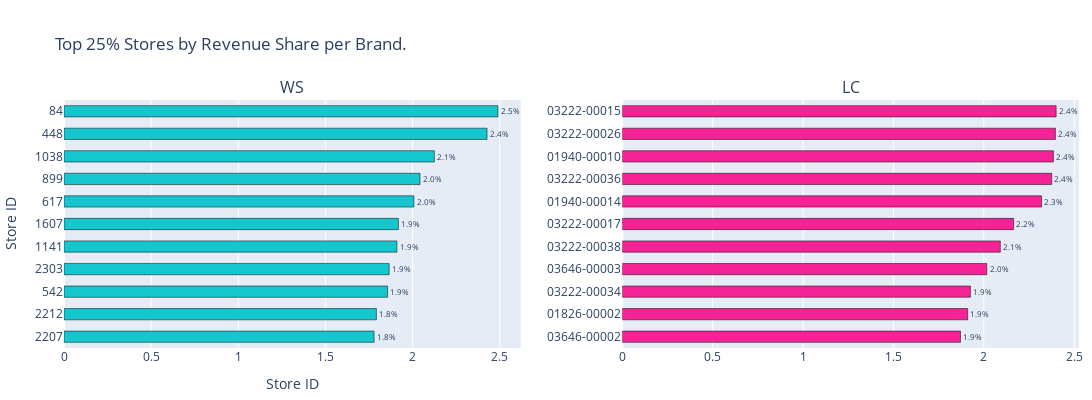

The cell this chart's notebook holds for it:
### Code cell
from plotly.subplots import make_subplots
import plotly.graph_objects as go

# Unique brands
brands = top_stores['Brand'].unique()

# Create subplot layout
fig = make_subplots(
    rows=1, cols=len(brands),
    subplot_titles=brands,
    shared_yaxes=False
)

# Add bar plots for each brand
for i, brand in enumerate(brands):
    brand_df = top_stores[top_stores['Brand'] == brand].sort_values(by='RevenueSharePct', ascending=True)

    fig.add_trace(
        go.Bar(
            x=brand_df['RevenueSharePct'],
            y=brand_df['StoreID'].astype(str),
            orientation='h',
            text=brand_df['RevenueSharePct'].round(1).astype(str) + '%',
            textfont=dict(size=10),
            textposition='outside',
            marker=dict(
                color=brand_colors.get(brand, 'gray'),
                line=dict(width=0.5, color='black')  # Slight border for thinner bars
            ),
            width=0.5,  # Reduce bar thickness
            name=brand,
            showlegend=False
        ),
        row=1, col=i + 1
    )

# Layout tweaks
fig.update_layout(
    height=400,  # Increased from 500
    width=1200,
    title_text="Top 25% Stores by Revenue Share per Brand.",
    margin=dict(t=100, l=10, r=10, b=50),  # More top margin
)

# Label each y-axis
for i in range(len(brands)):
    fig['layout'][f'yaxis{i+1}']['title'] = 'Store ID'
    break
# Label each y-axis
for i in range(len(brands)):
    fig['layout'][f'xaxis{i+1}']['title'] = 'Store ID'
    break

fig.write_image('store_performace.png')
fig.show()

### Figure 1 — Plotly figure (JSON) as saved in the notebook; plotly's stock layout.template omitted (floating-point values rounded to 4 significant figures)
{"data": [{"marker": {"color": "rgb(22, 198, 206)", "line": {"color": "black", "width": 0.5}}, "name": "WS", "orientation": "h", "showlegend": false, "text": ["1.8%", "1.8%", "1.9%", "1.9%", "1.9%", "1.9%", "2.0%", "2.0%", "2.1%", "2.4%", "2.5%"], "textfont": {"size": 10}, "textposition": "outside", "type": "bar", "width": 0.5, "x": [1.779, 1.793, 1.857, 1.866, 1.911, 1.919, 2.008, 2.043, 2.125, 2.428, 2.49], "xaxis": "x", "y": ["2207", "2212", "542", "2303", "1141", "1607", "617", "899", "1038", "448", "84"], "yaxis": "y"}, {"marker": {"color": "rgb(246, 35, 151)", "line": {"color": "black", "width": 0.5}}, "name": "LC", "orientation": "h", "showlegend": false, "text": ["1.9%", "1.9%", "1.9%", "2.0%", "2.1%", "2.2%", "2.3%", "2.4%", "2.4%", "2.4%", "2.4%"], "textfont": {"size": 10}, "textposition": "outside", "type": "bar", "width": 0.5, "x": [1.871, 1.911, 1.926, 2.016, 2.091, 2.165, 2.319, 2.376, 2.385, 2.396, 2.4], "xaxis": "x2", "y": ["03646-00002", "01826-00002", "03222-00034", "03646-00003", "03222-00038", "03222-00017", "01940-00014", "03222-00036", "01940-00010", "03222-00026", "03222-00015"], "yaxis": "y2"}], "layout": {"annotations": [{"font": {"size": 16}, "showarrow": false, "text": "WS", "x": 0.225, "xanchor": "center", "xref": "paper", "y": 1, "yanchor": "bottom", "yref": "paper"}, {"font": {"size": 16}, "showarrow": false, "text": "LC", "x": 0.775, "xanchor": "center", "xref": "paper", "y": 1, "yanchor": "bottom", "yref": "paper"}], "height": 400, "margin": {"b": 50, "l": 10, "r": 10, "t": 100}, "title": {"text": "Top 25% Stores by Revenue Share per Brand."}, "width": 1200, "xaxis": {"anchor": "y", "domain": [0, 0.45], "title": {"text": "Store ID"}}, "xaxis2": {"anchor": "y2", "domain": [0.55, 1]}, "yaxis": {"anchor": "x", "domain": [0, 1], "title": {"text": "Store ID"}}, "yaxis2": {"anchor": "x2", "domain": [0, 1]}}}
